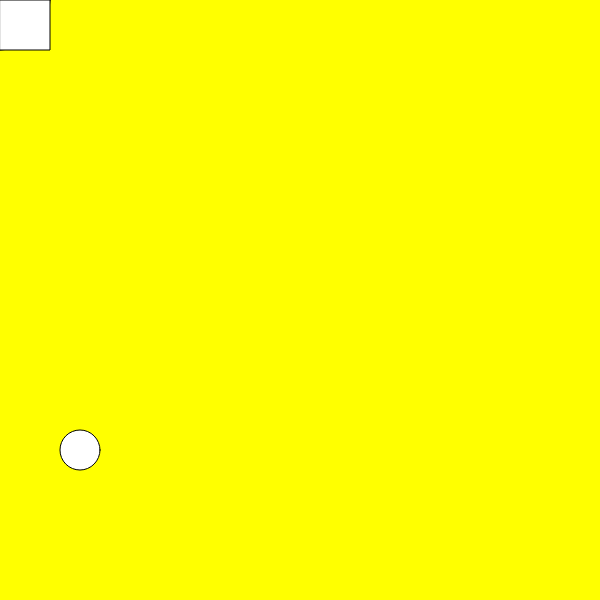
Frame 1 (no input)
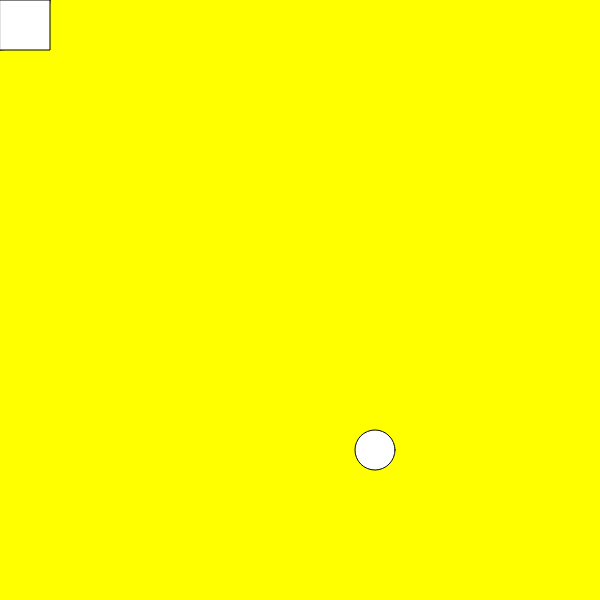
Frame 60 (no input)
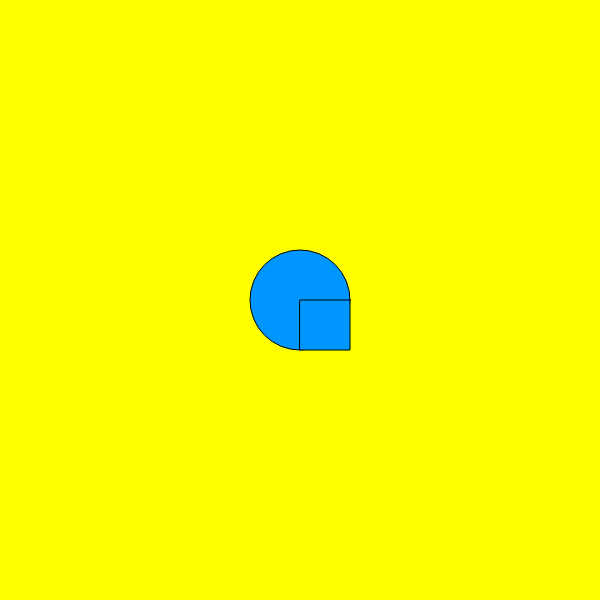
Frame 120 (the mouse pressed at the canvas centre since frame 60)

The p5.js sketch that drew these frames (run headless with seeded random() and noise() and a simulated clock; from frame 60 on, the mouse is pressed at the canvas centre):

// p5.js sketch
// ── sketch.js
//Kris M.
//Title: Primary Pop
//tap with mouse to make the color blue
//tap with key to make the color pink

let x=80;
let y=450;

function setup() {
  createCanvas(600, 600);
}
function draw () {
  background (500,500,0)

circle (x,y,40)
x=x+5
circle (mouseX,mouseY,100)
rect (mouseX, mouseY, 50)


}



function mousePressed() {
  fill (0,150,255)
}
function keyPressed(){
fill ("pink")

}
